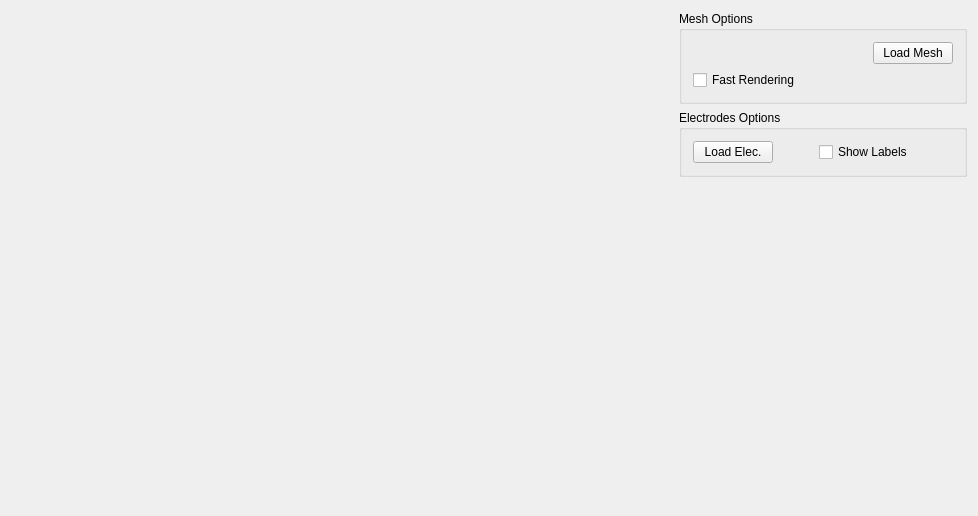
<?xml version="1.0" encoding="UTF-8"?>
<ui version="4.0">
 <class>AwSEEGWidgetUi</class>
 <widget class="QWidget" name="AwSEEGWidgetUi">
  <property name="geometry">
   <rect>
    <x>0</x>
    <y>0</y>
    <width>978</width>
    <height>516</height>
   </rect>
  </property>
  <property name="windowTitle">
   <string>SEEG Viewer</string>
  </property>
  <property name="windowIcon">
   <iconset resource="../../../resources/AnyWave.qrc">
    <normaloff>:/images/AnyWave_icon.png</normaloff>:/images/AnyWave_icon.png</iconset>
  </property>
  <layout class="QGridLayout" name="gridLayout">
   <item row="0" column="0">
    <layout class="QHBoxLayout" name="mainLayout" stretch="1,0">
     <item>
      <widget class="QWidget" name="widget" native="true">
       <property name="sizePolicy">
        <sizepolicy hsizetype="Expanding" vsizetype="Expanding">
         <horstretch>0</horstretch>
         <verstretch>0</verstretch>
        </sizepolicy>
       </property>
      </widget>
     </item>
     <item>
      <layout class="QVBoxLayout" name="verticalLayout_2">
       <item>
        <widget class="QGroupBox" name="groupMeshOptions">
         <property name="sizePolicy">
          <sizepolicy hsizetype="Expanding" vsizetype="Minimum">
           <horstretch>0</horstretch>
           <verstretch>0</verstretch>
          </sizepolicy>
         </property>
         <property name="title">
          <string>Mesh Options</string>
         </property>
         <layout class="QVBoxLayout" name="verticalLayout">
          <item>
           <layout class="QHBoxLayout" name="horizontalLayout">
            <item>
             <spacer name="horizontalSpacer_2">
              <property name="orientation">
               <enum>Qt::Horizontal</enum>
              </property>
              <property name="sizeHint" stdset="0">
               <size>
                <width>40</width>
                <height>20</height>
               </size>
              </property>
             </spacer>
            </item>
            <item>
             <widget class="QPushButton" name="buttonLoadMesh">
              <property name="sizePolicy">
               <sizepolicy hsizetype="Preferred" vsizetype="Fixed">
                <horstretch>0</horstretch>
                <verstretch>0</verstretch>
               </sizepolicy>
              </property>
              <property name="text">
               <string>Load Mesh</string>
              </property>
             </widget>
            </item>
           </layout>
          </item>
          <item>
           <layout class="QHBoxLayout" name="horizontalLayout_3">
            <item>
             <widget class="QCheckBox" name="checkBoxFast">
              <property name="text">
               <string>Fast Rendering</string>
              </property>
             </widget>
            </item>
            <item>
             <spacer name="horizontalSpacer_4">
              <property name="orientation">
               <enum>Qt::Horizontal</enum>
              </property>
              <property name="sizeHint" stdset="0">
               <size>
                <width>40</width>
                <height>20</height>
               </size>
              </property>
             </spacer>
            </item>
           </layout>
          </item>
          <item>
           <layout class="QGridLayout" name="layoutMeshes"/>
          </item>
         </layout>
        </widget>
       </item>
       <item>
        <widget class="QGroupBox" name="groupBox_2">
         <property name="sizePolicy">
          <sizepolicy hsizetype="Expanding" vsizetype="Minimum">
           <horstretch>0</horstretch>
           <verstretch>0</verstretch>
          </sizepolicy>
         </property>
         <property name="title">
          <string>Electrodes Options</string>
         </property>
         <layout class="QHBoxLayout" name="horizontalLayout_5">
          <item>
           <layout class="QHBoxLayout" name="horizontalLayout_2">
            <item>
             <widget class="QPushButton" name="buttonLoadElectrodes">
              <property name="sizePolicy">
               <sizepolicy hsizetype="Expanding" vsizetype="Fixed">
                <horstretch>0</horstretch>
                <verstretch>0</verstretch>
               </sizepolicy>
              </property>
              <property name="text">
               <string>Load Elec.</string>
              </property>
             </widget>
            </item>
            <item>
             <spacer name="horizontalSpacer_3">
              <property name="orientation">
               <enum>Qt::Horizontal</enum>
              </property>
              <property name="sizeHint" stdset="0">
               <size>
                <width>40</width>
                <height>20</height>
               </size>
              </property>
             </spacer>
            </item>
            <item>
             <widget class="QCheckBox" name="checkBoxShowLabels">
              <property name="sizePolicy">
               <sizepolicy hsizetype="Expanding" vsizetype="Fixed">
                <horstretch>0</horstretch>
                <verstretch>0</verstretch>
               </sizepolicy>
              </property>
              <property name="text">
               <string>Show Labels</string>
              </property>
             </widget>
            </item>
            <item>
             <spacer name="horizontalSpacer">
              <property name="orientation">
               <enum>Qt::Horizontal</enum>
              </property>
              <property name="sizeHint" stdset="0">
               <size>
                <width>40</width>
                <height>20</height>
               </size>
              </property>
             </spacer>
            </item>
           </layout>
          </item>
         </layout>
        </widget>
       </item>
       <item>
        <spacer name="verticalSpacer">
         <property name="orientation">
          <enum>Qt::Vertical</enum>
         </property>
         <property name="sizeHint" stdset="0">
          <size>
           <width>20</width>
           <height>40</height>
          </size>
         </property>
        </spacer>
       </item>
      </layout>
     </item>
    </layout>
   </item>
  </layout>
 </widget>
 <layoutdefault spacing="6" margin="11"/>
 <resources>
  <include location="../../../resources/AnyWave.qrc"/>
 </resources>
 <connections>
  <connection>
   <sender>buttonLoadElectrodes</sender>
   <signal>clicked()</signal>
   <receiver>AwSEEGWidgetUi</receiver>
   <slot>loadElectrodes()</slot>
   <hints>
    <hint type="sourcelabel">
     <x>771</x>
     <y>149</y>
    </hint>
    <hint type="destinationlabel">
     <x>642</x>
     <y>377</y>
    </hint>
   </hints>
  </connection>
  <connection>
   <sender>buttonLoadMesh</sender>
   <signal>clicked()</signal>
   <receiver>AwSEEGWidgetUi</receiver>
   <slot>loadMesh()</slot>
   <hints>
    <hint type="sourcelabel">
     <x>930</x>
     <y>39</y>
    </hint>
    <hint type="destinationlabel">
     <x>974</x>
     <y>194</y>
    </hint>
   </hints>
  </connection>
  <connection>
   <sender>checkBoxFast</sender>
   <signal>toggled(bool)</signal>
   <receiver>AwSEEGWidgetUi</receiver>
   <slot>changeFastRendering(bool)</slot>
   <hints>
    <hint type="sourcelabel">
     <x>758</x>
     <y>75</y>
    </hint>
    <hint type="destinationlabel">
     <x>978</x>
     <y>115</y>
    </hint>
   </hints>
  </connection>
  <connection>
   <sender>checkBoxShowLabels</sender>
   <signal>toggled(bool)</signal>
   <receiver>AwSEEGWidgetUi</receiver>
   <slot>showElectrodesLabels(bool)</slot>
   <hints>
    <hint type="sourcelabel">
     <x>851</x>
     <y>136</y>
    </hint>
    <hint type="destinationlabel">
     <x>974</x>
     <y>266</y>
    </hint>
   </hints>
  </connection>
 </connections>
 <slots>
  <slot>loadElectrodes()</slot>
  <slot>changeMeshOpacity(int)</slot>
  <slot>loadMesh()</slot>
  <slot>changeFastRendering(bool)</slot>
  <slot>changeSmoothRendering(bool)</slot>
  <slot>showElectrodesLabels(bool)</slot>
 </slots>
</ui>
